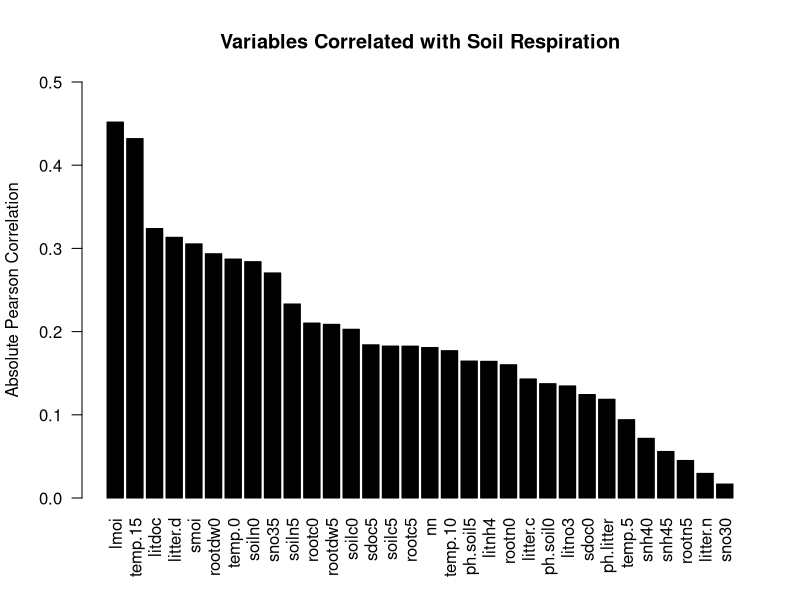
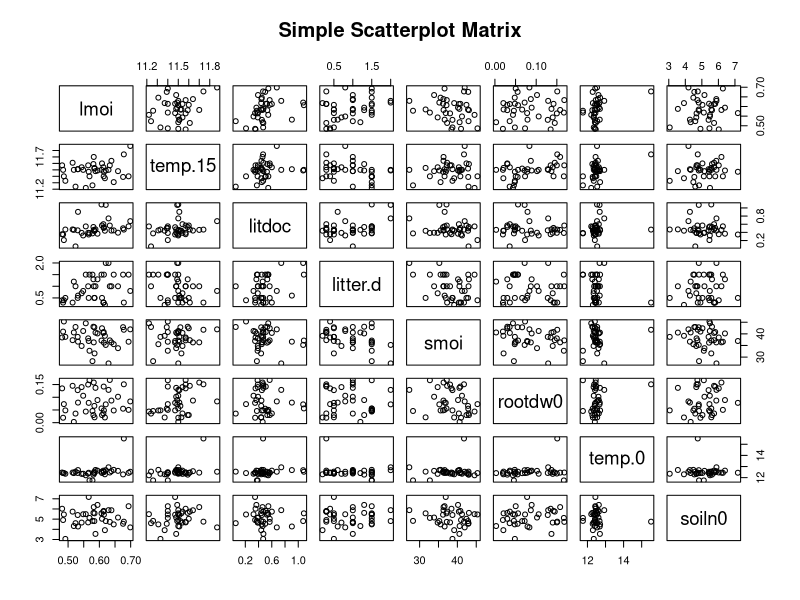
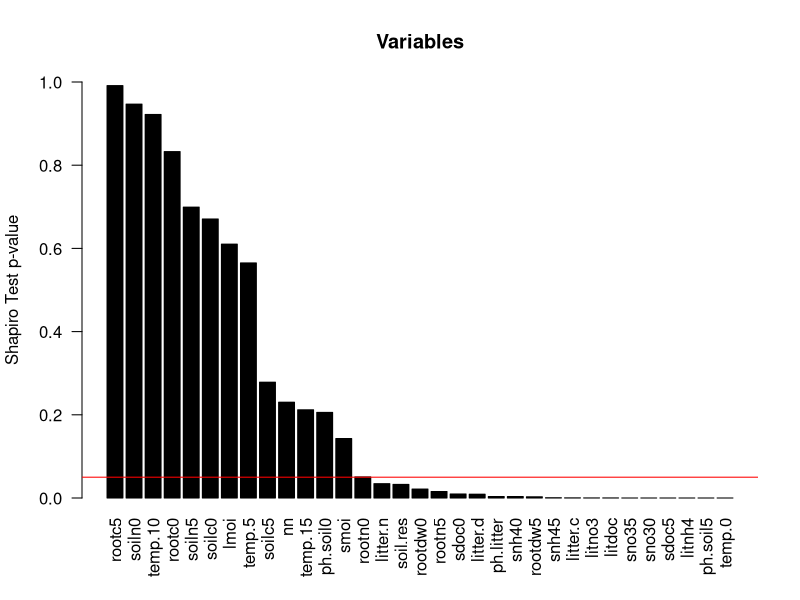
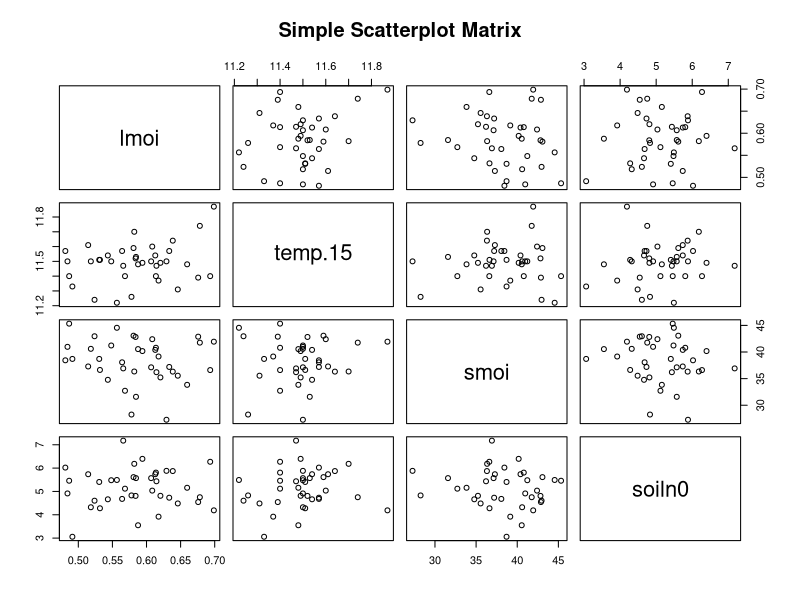
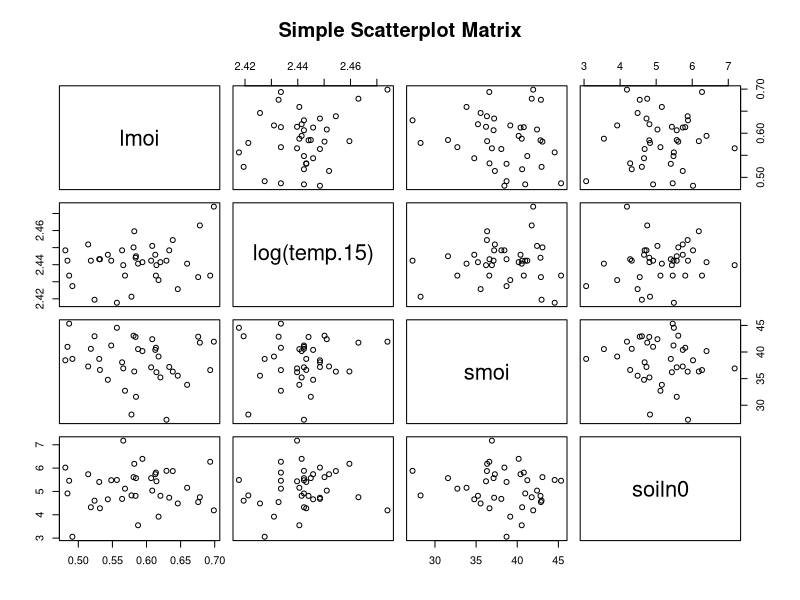
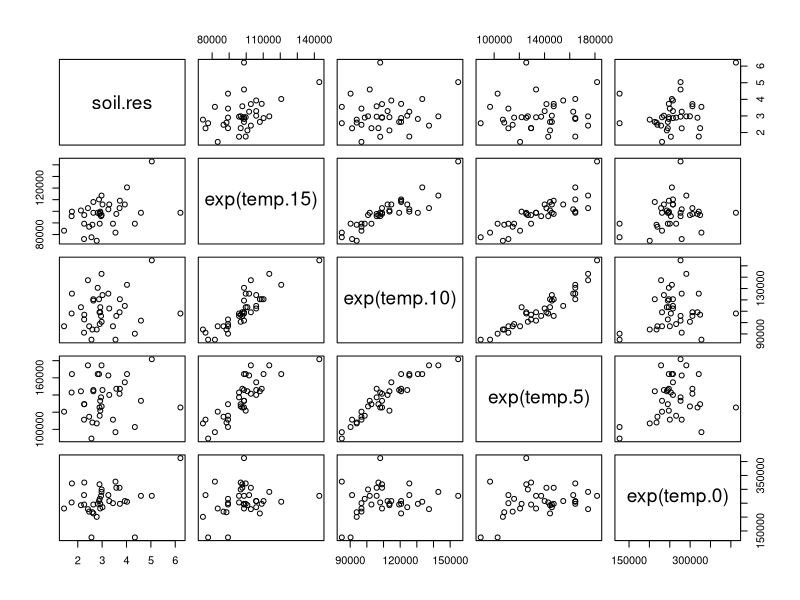
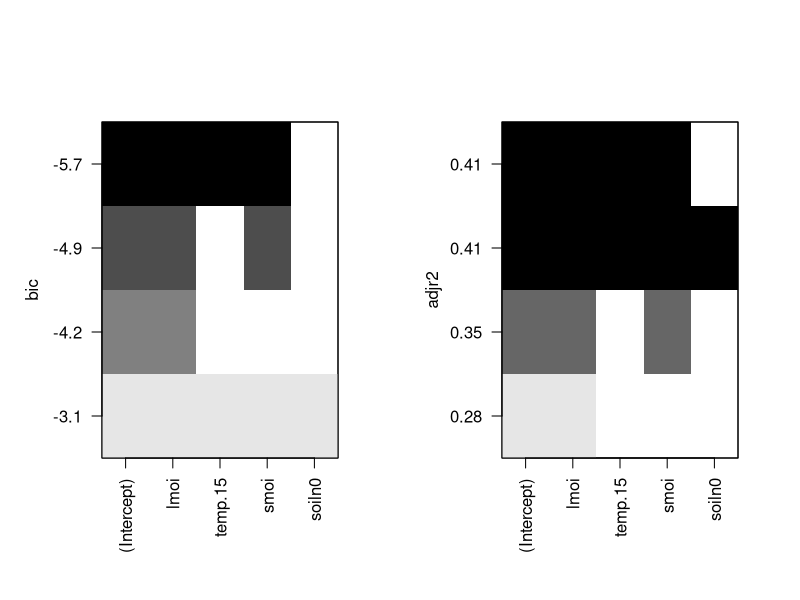

These charts were generated, in order, by the following R code:
# nicht vergessen: setwd!
# setwd("/home/daniel/Schreibtisch/Statistik Projekt")
# setwd("~/Projects/GithubProjects/soil-resp/scr")

hainich <- read.csv("hainich.csv", sep = ";", dec = ".")

# Correlation mit Pearson
hainich.pear <- abs(cor(hainich))["soil.res",-1]
hainich.pear.ordered <- hainich.pear[order(hainich.pear, decreasing = T)]
barplot(hainich.pear.ordered, las = 2, ylim = c(0,0.5), col = "black",
        ylab = "Absolute Pearson Correlation", main = "Variables Correlated with Soil Respiration")
# png(file="path.png",width=12,height=8)

names(hainich.pear.ordered)
# fig/scatterplot-pearson-top8.png
pairs(~ lmoi + temp.15 + litdoc + litter.d  + smoi + rootdw0 + temp.0 + soiln0, data=hainich ,main="Simple Scatterplot Matrix")

# Shapiro normalverteilt?
hainich.shapiro <- mapply(function(x) shapiro.test(x)$p.value,hainich)
hainich.shapiro.ordered <- hainich.shapiro[order(hainich.shapiro, decreasing = T)]
barplot(hainich.shapiro.ordered, las = 2, ylim = c(0,1), col = "black",
        ylab = "Shapiro Test p-value", main = "Variables")
abline(h=0.05, col="red")

hainich.normal <- hainich[names(hainich.shapiro.ordered[hainich.shapiro.ordered > 0.05])]

# fig/scatterplot-pearson-top8-normalverteilt.png
pairs(~ lmoi + temp.15 + smoi + soiln0, data=hainich ,main="Simple Scatterplot Matrix")
pairs(~ lmoi + log(temp.15) + smoi + soiln0, data=hainich ,main="Simple Scatterplot Matrix")

shapiro.test(hainich$soiln0)$p.value
shapiro.test(log(hainich$soiln0))$p.value

pairs(~ soil.res + exp(temp.15) + exp(temp.10) + exp(temp.5) + exp(temp.0), data=hainich[2:38,])

# sampling training data
set.seed(1337)
testFraction <- 0.2 #Fraction of data used for testing (estimate for integer sample size)
sampleCount <- dim(hainich)[1]
index <- sample(1:sampleCount, round(testFraction * sampleCount))
hainich.test <- hainich[index,]
hainich.train <- hainich[-index,]

null <- lm(soil.res ~ 1, data = hainich.train)
# Top 15 Variablen
#full <- lm(soil.res ~ 1 + lmoi + temp.15 + litdoc + litter.d + smoi + rootdw0 + temp.0 + soiln0 + sno35 + soiln5 + rootc0 + rootdw5 + soilc0 + sdoc5 + soilc5, data = hainich.train)
# Top 6 Variablen
#full <- lm(soil.res ~ 1 + lmoi + temp.15 + litdoc + litter.d + smoi + rootdw0, data = hainich.train)
# Top 8 nur normalverteilte Variablen = 4
full <- lm(soil.res ~ 1 + lmoi + temp.15 + smoi + soiln0, data=hainich.train)

step(null, scope=list(lower=null, upper=full), direction="forward")

#info: http://www.stat.columbia.edu/~martin/W2024/R10.pdf
library("leaps")
hainich.leaps <- regsubsets(soil.res ~ 1 + lmoi + temp.15 + smoi + soiln0,
                             data=hainich.train, method = "forward")

summary(hainich.leaps)
par(mfrow=c(1,2))
plot(hainich.leaps, scale="bic")
plot(hainich.leaps, scale="adjr2")
summary(hainich.leaps)$bic
